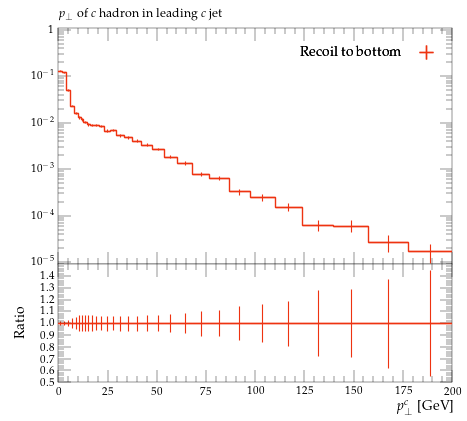

This chart was generated by the following Python code:
#! /usr/bin/env python

# This Python script was auto-generated using YODA v2.0.2.
# Analysis object: /MC_HFJETS/ptCHadrLead
# Timestamp: 29-07-2026 (16:22:27)

import matplotlib as mpl
import matplotlib.pyplot as plt
mpl.use('Agg') # comment out for interactive use
import os
import numpy as np

plotDir = os.path.split(os.path.realpath(__file__))[0]
if 'YODA_USER_PLOT_PATH' in globals():
    plot_outdir = globals()['YODA_USER_PLOT_PATH']
else:
    plot_outdir = plotDir

#plot style
plt.style.use(os.path.join(plotDir, '../default.mplstyle'))
# plot metadata
figW, figH = plt.rcParams['figure.figsize']
ax_xLabel = r'$p_\perp^c$ [GeV]'
ax_yLabel = r''
ax_title  = r'$p_\perp$ of $c$ hadron in leading $c$ jet'
ax_xScale = 'linear'
ax_yScale = 'log'
xLims = (0.0, 200.0)
yLims = (9e-06, 1.1)

# TeX-friendly labels for the legend
labels = {
    'legend' : ([ r"Recoil to bottom" ], r""),
}

# Adjust canvas width and height
canvasW = 10.0
canvasH = 9.0
figW *= canvasW/10.
figH *= canvasH/9.

# Create figure and axis objects
fig, (ax, ratio0_ax) = plt.subplots(2, 1, sharex=True,
                  figsize=(figW,figH), gridspec_kw={'height_ratios': (6.0, 3.0)})

# Set figure margins
plt.subplots_adjust(
    left   = 1.0 * plt.rcParams['figure.subplot.left'],
    right  = 1.0 * plt.rcParams['figure.subplot.right'],
    top    = 1.0 * plt.rcParams['figure.subplot.top'],
    bottom = 1.0 * plt.rcParams['figure.subplot.bottom'])

ratio0_ax.yaxis.set_major_locator(mpl.ticker.MultipleLocator(0.1))
ratio0_ax.set_ylim(0.5, 1.4999)
ratio0_ax.set_ylabel('Ratio')

# the numerical data is stored in a separate file
dataf = dict()
prefix = os.path.split(__file__)[0]
if prefix:    prefix = prefix + '/'
exec(open(prefix+'ptCHadrLead__data.py').read(), dataf)


legend_handles = dict() # keep track of handles for the legend

# style options for curves
# starts at zorder>=5 to draw curve on top of legend
styles = {
  'recoil_b': {
    'color' : '#EE3311',
    'linestyle' : '-',
    'linewidth' : 1,
    'marker' : 'none',
    'markersize' : 2,
    'capsize' : 0.0,
    'zorder' : 5,
    'histstyle' : 1,
    'drawstyle' : 'steps-pre',
    'xerrorbars' : 1,
    'yerrorbars' : 1,
    'fillcolor' : None,
    'fillopacity' : 1.0,
    'ratio0_linestyle' : '-',
    'ratio0_linewidth' : 1,
    'ratio0_marker' : 'none',
    'ratio0_markersize' : 2,
    'ratio0_capsize' : 0.0,
    'ratio0_zorder' : 5,
    'ratio0_histstyle' : 1,
    'ratio0_drawstyle' : 'steps-pre',
    'ratio0_xerrorbars' : 1,
    'ratio0_yerrorbars' : 1,
  },
}

# curve from input yoda files in main panel
for label, yvals in dataf['yvals'].items():
    if all(np.isnan(v) for v in dataf['yvals'][label]):
        continue
    tmp = None
    if styles[label]['histstyle']: # draw as histogram
        xpos = dataf['xedges'][label] if styles[label]['drawstyle'] else dataf['xpoints'][label]
        ypos = np.insert(yvals, 0, yvals[0]) if styles[label]['drawstyle'] else yvals
        if styles[label]['fillcolor']: # fill area below curve
            ax.fill_between(xpos, ypos, step='pre',
                            color=styles[label]['fillcolor'],
                            alpha=styles[label]['fillopacity'])
        tmp, = ax.plot(xpos, ypos,
                       color=styles[label]['color'],
                       linestyle=styles[label]['linestyle'],
                       linewidth=styles[label]['linewidth'],
                       drawstyle=styles[label]['drawstyle'], solid_joinstyle='miter',
                       zorder=styles[label]['zorder'], label=label)
    tmp = ax.errorbar(dataf['xpoints'][label], yvals,
                      xerr=np.array(dataf['xerrs'][label])*styles[label]['xerrorbars'],
                      yerr=np.array(dataf['yerrs'][label])*styles[label]['yerrorbars'],
                      fmt=styles[label]['marker'], capsize=styles[label]['capsize'],
                      markersize=styles[label]['markersize'],
                      ecolor=styles[label]['color'],
                      color=styles[label]['color'], zorder=styles[label]['zorder'])
    tmp[-1][0].set_linestyle(styles[label]['linestyle'])
    tmp[-1][0].set_linewidth(styles[label]['linewidth'])
    if label in dataf['add_legend_handle']:  legend_handles[label] = tmp
    for varLabel in dataf['variation_yvals'].keys():
        if varLabel.startswith(label):
            tmp, = ax.plot(dataf['xedges'][label], dataf['variation_yvals'][varLabel],
                           color=styles[label]['color'],
                           linestyle=styles[label]['linestyle'],
                           linewidth=styles[label]['linewidth'],
                           drawstyle='steps-pre', solid_joinstyle='miter',
                           zorder=styles[label]['zorder'], alpha=0.5)


# plots on ratio panel
# curve from input yoda files in ratio panel
for label, yvals in dataf['ratio0_yvals'].items():
    if all(np.isnan(v) for v in yvals):
        continue
    if styles[label]['ratio0_histstyle']: # plot as histogram
        xpos = dataf['xedges']['recoil_b'] if styles[label]['ratio0_drawstyle'] else dataf['xpoints']['recoil_b']
        ypos = np.insert(yvals, 0, yvals[0]) if styles[label]['ratio0_drawstyle'] else yvals
        ratio0_ax.plot(xpos, ypos,
                       color=styles[label]['color'],
                       linewidth=styles[label]['linewidth'],
                       linestyle=styles[label]['ratio0_linestyle'],
                       drawstyle=styles[label]['ratio0_drawstyle'], zorder=styles[label]['zorder'],
                       solid_joinstyle='miter')
    tmp = ratio0_ax.errorbar(dataf['xpoints']['recoil_b'], yvals,
                             xerr=np.array(dataf['ref_xerrs'])*styles[label]['ratio0_xerrorbars'],
                             yerr=np.array(dataf['ratio0_yerrs'][label])*styles[label]['ratio0_yerrorbars'],
                             fmt=styles[label]['ratio0_marker'], capsize=styles[label]['ratio0_capsize'],
                             markersize=styles[label]['ratio0_markersize'],
                             ecolor=styles[label]['color'],
                             color=styles[label]['color'])
    tmp[-1][0].set_linestyle(styles[label]['ratio0_linestyle'])
    tmp[-1][0].set_linewidth(styles[label]['ratio0_linewidth'])

    for varlabel in dataf['ratio0_variation_vals'].keys():
        if varlabel.startswith(label):
            ratio0_ax.plot(dataf['xedges']['recoil_b'],
                            dataf['ratio0_variation_vals'][varlabel],
                            color=styles[label]['color'],
                            linestyle=styles[label]['linestyle'],
                            linewidth=styles[label]['linewidth'],
                            drawstyle='steps-pre', solid_joinstyle='miter',
                            zorder=1, alpha=0.5)

legend_items = list(legend_handles.values())
ax.add_artist(ax.legend(legend_items,
                        labels['legend'][0],
                        title=labels['legend'][1],
                        alignment='right',
                        loc='upper right',
                        bbox_to_anchor=(1.0, 0.97),markerfirst=False))

# set plot metadata as defined above
ratio0_ax.set_xlabel(ax_xLabel)
ratio0_ax.xaxis.set_label_coords(1., -0.15)
ax.set_ylabel(ax_yLabel, ha='right', va='top')
ax.yaxis.set_label_coords(-0.11, 1.0)
ax.set_title(ax_title, loc='left')
ax.set_xscale(ax_xScale)
ax.set_yscale(ax_yScale)
ax.set_xlim(xLims)
ax.set_ylim(yLims)

# tick formatting
plt.rcParams['xtick.top'] = True
plt.rcParams['ytick.right'] = True
ax.yaxis.set_major_locator(mpl.ticker.LogLocator(base=10.0, numticks=np.inf))
ax.yaxis.set_minor_locator(mpl.ticker.LogLocator(
                           base=10.0, subs=np.arange(0.1, 1, 0.1), numticks=np.inf))
fig.align_ylabels((ax, ratio0_ax))
plt.savefig(os.path.join(plot_outdir, 'ptCHadrLead.pdf'), format='PDF')
plt.savefig(os.path.join(plot_outdir, 'ptCHadrLead.png'), format='PNG')

plt.close(fig)
